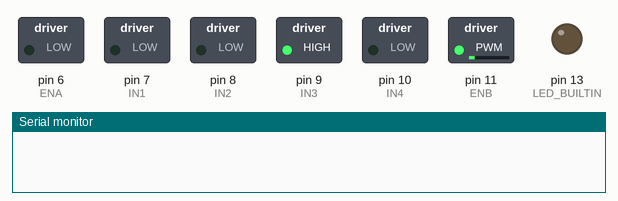
Recording of a sketch running on a simulated Arduino Uno, built with avr-gcc and run on an emulated ATmega328P. Parts: switched loads named in the sketch (green lamp = pin HIGH), output pins drawn as LEDs (lit = HIGH), the last lines printed to the serial monitor.

Above: at 0.05 s.
At 7.36 s:
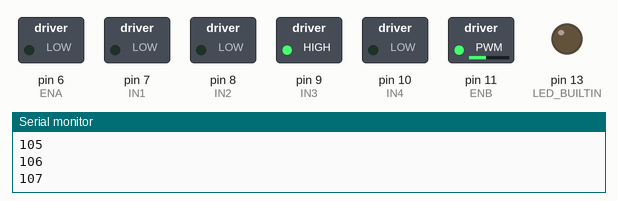
At 19.98 s:
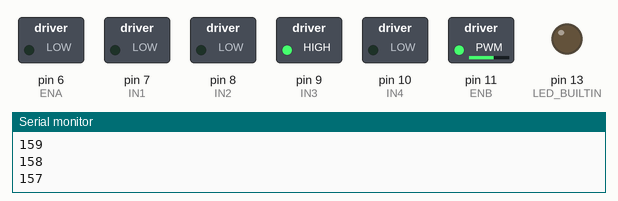
At 32.1 s:
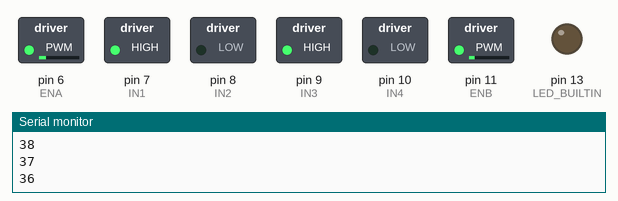
At 36.01 s:
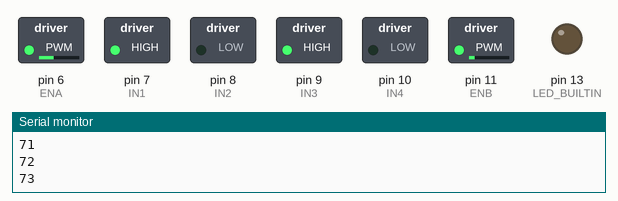
At 39.93 s:
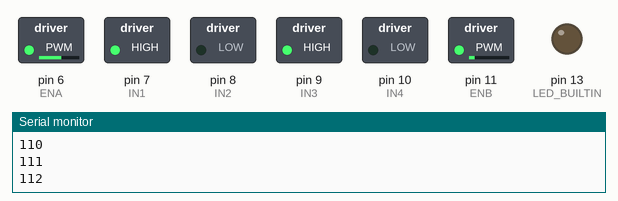
Timing chart, 0 to 40.0 s (numbered marks = the images above):
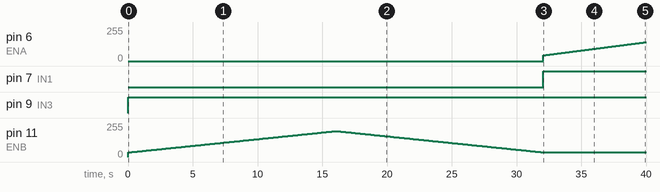

Measured:
- by itself, pin 6 (ENA): moves from 0/255 to 142/255 over 7.9 s
- by itself, pin 7 (IN1): LOW → HIGH at 32.1 s
- by itself, pin 9 (IN3): LOW → HIGH at 0.00 s
- by itself, pin 11 (ENB): rises from 0/255 to 195/255 in 16.0 s, then falls to 36/255 in 15.9 s

The sketch:

ln298_test.ino
```cpp
// RIGHT
#define ENA 6 // PWM
#define IN1 7
#define IN2 8
// LEFT
#define IN3 9  // PWM
#define IN4 10 // PWM
#define ENB 11 // PWM

#define PWM_MAX 195
#define PWM_SLOW 110
#define PWM_IDLE 35

#define MOTOR_DELAY 100
#define RIGHT_TRIM 1.25

void left_motor_forward(int power){
  digitalWrite(IN3, HIGH);
  digitalWrite(IN4, LOW);
  analogWrite(ENB, power);
}

void right_motor_forward(int power){
  digitalWrite(IN1, HIGH);
  digitalWrite(IN2, LOW);
  analogWrite(ENA, power * RIGHT_TRIM);
}

void left_motor_backward(int power){
  digitalWrite(IN3, LOW);
  digitalWrite(IN4, HIGH);
  analogWrite(ENB, power);
}

void right_motor_backward(int power){
  digitalWrite(IN1, LOW);
  digitalWrite(IN2, HIGH);
  analogWrite(ENA, power * RIGHT_TRIM);
}

void motor_break(){
  digitalWrite(IN1, HIGH);
  digitalWrite(IN2, HIGH);
  digitalWrite(IN3, HIGH);
  digitalWrite(IN4, HIGH);
  digitalWrite(ENA, HIGH);
  digitalWrite(ENB, HIGH);
}

void setup()
{
  Serial.begin(9600);
  pinMode(LED_BUILTIN, OUTPUT);

  pinMode(ENA, OUTPUT);
  pinMode(IN1, OUTPUT);
  pinMode(IN2, OUTPUT);
  pinMode(ENB, OUTPUT);
  pinMode(IN3, OUTPUT);
  pinMode(IN4, OUTPUT);
}

void run()
{
  int i;

  // LEFT //////////////////////
  for(i=PWM_IDLE; i<PWM_MAX; i++){
    left_motor_forward(i);
    delay(MOTOR_DELAY);
    Serial.println(i);
  }
  for(i=PWM_MAX; i>PWM_IDLE; i--){
    left_motor_forward(i);
    delay(MOTOR_DELAY);
    Serial.println(i);
  }
  for(i=PWM_IDLE; i>PWM_MAX; i--){
    left_motor_backward(i);
    delay(MOTOR_DELAY);
    Serial.println(i);
  }
  for(i=PWM_MAX; i<PWM_IDLE; i++){
    left_motor_backward(i);
    delay(MOTOR_DELAY);
    // Serial.println(i);
  }

  // RIGHT //////////////////////
  for(i=PWM_IDLE; i<PWM_MAX; i++){
    right_motor_forward(i);
    delay(MOTOR_DELAY);
    Serial.println(i);
  }
  for(i=PWM_MAX; i>PWM_IDLE; i--){
    right_motor_forward(i);
    delay(MOTOR_DELAY);
    Serial.println(i);
  }
  for(i=PWM_IDLE; i>PWM_MAX; i--){
    right_motor_backward(i);
    delay(MOTOR_DELAY);
    Serial.println(i);
  }
  for(i=PWM_MAX; i<PWM_IDLE; i++){
    right_motor_backward(i);
    delay(MOTOR_DELAY);
    //Serial.println(i);
  }
}


void calibrate()
{
    digitalWrite(LED_BUILTIN, HIGH);
    right_motor_forward(PWM_IDLE);
    left_motor_forward(PWM_IDLE);
    delay(MOTOR_DELAY*30);

    digitalWrite(LED_BUILTIN, LOW);
    left_motor_forward(PWM_MAX);
    delay(MOTOR_DELAY);

    digitalWrite(LED_BUILTIN, HIGH);
    left_motor_backward(PWM_MAX);
    delay(MOTOR_DELAY);

    digitalWrite(LED_BUILTIN, LOW);
    right_motor_forward(PWM_MAX);
    delay(MOTOR_DELAY);

    digitalWrite(LED_BUILTIN, HIGH);
    right_motor_backward(PWM_MAX);
    delay(MOTOR_DELAY);
}

void push(){
    left_motor_forward(PWM_MAX);
    right_motor_forward(PWM_MAX);
}

void idle(){
    left_motor_forward(PWM_IDLE);
    right_motor_forward(PWM_IDLE);
}

void loop(){
  // push();
  //idle();
  //calibrate();
  run();
}
```
